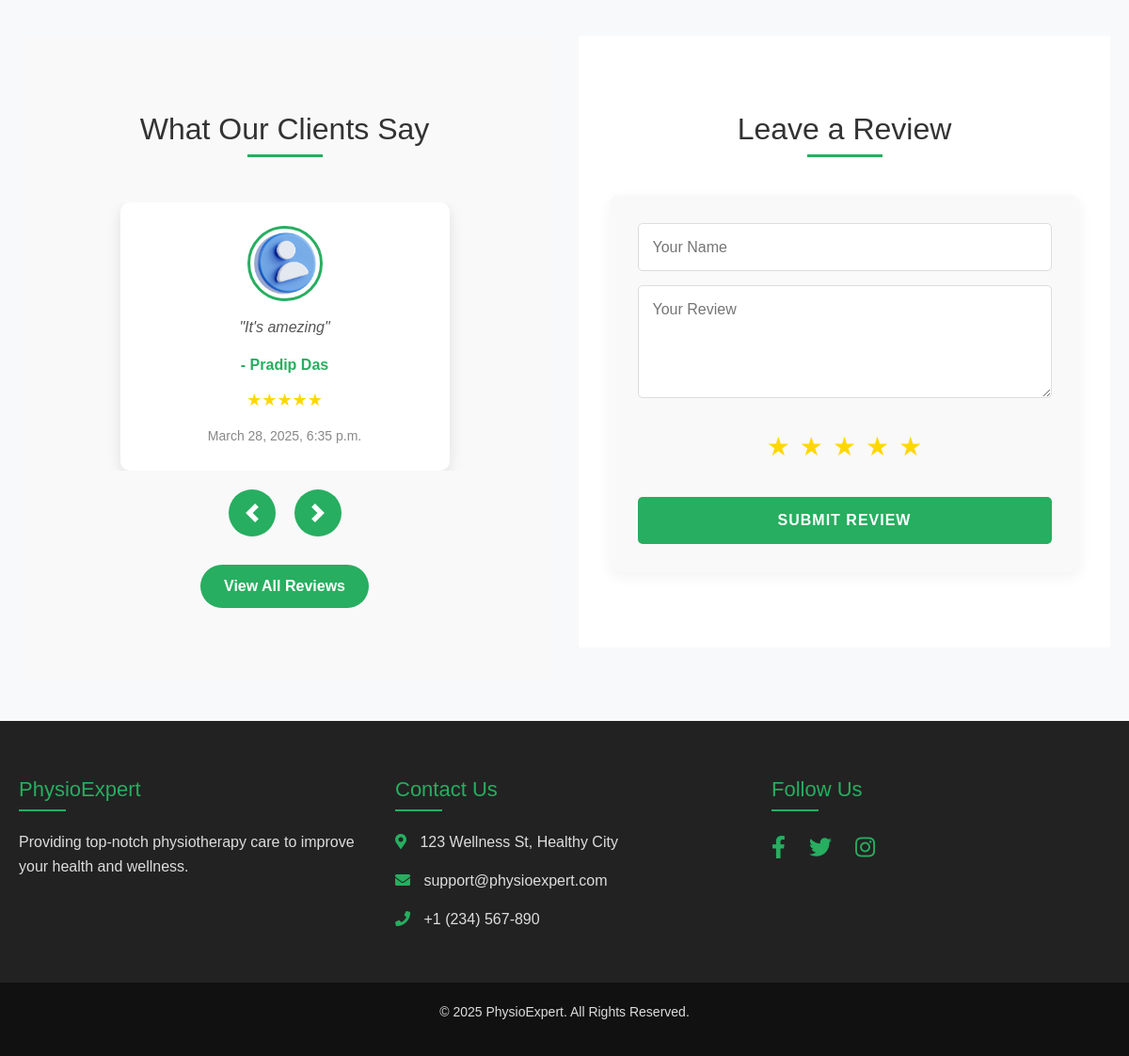
The app's page / (lower part), older data.
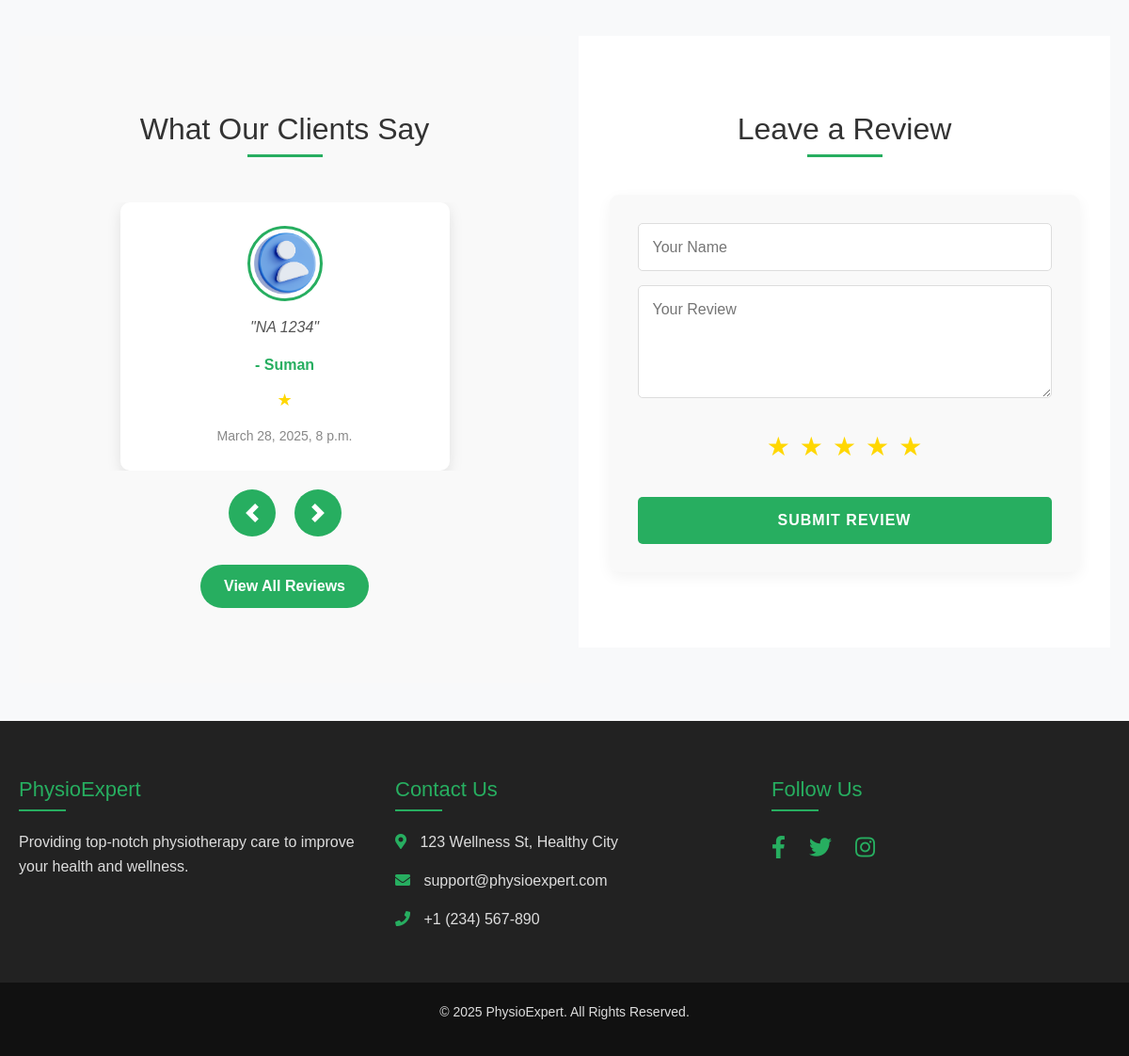
The same page, newer data.
### core/models.py (models this page shows, shortened)
class Review(models.Model):
    name = models.CharField(max_length=255)
    rating = models.IntegerField(default=5)
    review = models.TextField()
    created_at = models.DateTimeField(auto_now_add=True)

### core/views.py (the view)
# urls.py: path('',index, name='mainPage'),
def index(request):
    packages = Package.objects.all()
    about = About.objects.all()
    all_reviews = Review.objects.all().order_by('-created_at')
    paginator = Paginator(all_reviews, 6)  # Show 6 reviews per page
    page_number = request.GET.get('page')
    reviews = paginator.get_page(page_number)
    form = ReviewForm()
    appointment_form = AppointmentForm()
    show_modal = request.session.pop('show_appointment_modal', False)
    return_to_modal = request.GET.get('modal') == 'true' or request.session.pop('return_to_modal', False)
    if return_to_modal:
        request.session['return_to_modal'] = True  # Keep it for potential redirects
    context = {
        'packages': packages,
        'about': about,
        'reviews': reviews,
        'form': form,
        'appointment_form': appointment_form,
        'show_appointment_modal': show_modal,
        'return_to_modal': return_to_modal,  # Pass to template
    }
    return render(request, 'core/index.html', context)

### core/forms.py
class ReviewForm(forms.ModelForm):
    class Meta:
        model = Review
        fields = ['name', 'rating', 'review']

class AppointmentForm(forms.ModelForm):
    def __init__(self, *args, **kwargs):
        super().__init__(*args, **kwargs)
        packages = Package.objects.all()
        package_choices = [(p.name, f"{p.name} (Rs. {p.cost})") for p in packages]
        self.fields['package'].widget = forms.Select(choices=[('', 'Select a Package')] + package_choices)
    class Meta:
        model = Appointment
        fields = ['full_name', 'email', 'phone', 'age', 'gender', 'package', 'preferred_date', 'message']
        widgets = {
            'preferred_date': forms.DateInput(attrs={'type': 'date'}),
            'package': forms.Select(attrs={'class': 'form-control'}),
        }

### templates/core/index.html (shortened to what this page needs)
{% load static %}
<!DOCTYPE html>
<html lang="en">
<head>
    <link rel="stylesheet" href="https://cdn.jsdelivr.net/npm/bootstrap@4.6.2/dist/css/bootstrap.min.css"
>
    <link rel="stylesheet" href="https://cdnjs.cloudflare.com/ajax/libs/font-awesome/5.15.4/css/all.min.css">
</head>
<body>
    <section class="testimonial-feedback-container">
        <div class="testimonials-wrapper">
            <div class="testimonials" id="testimonials">
                <div class="testimonial-header">
                    <h2>What Our Clients Say</h2>
                </div>
                <div id="testimonialCarousel" class="carousel slide" data-ride="carousel" data-interval="5000">
                    <div class="carousel-inner">
                        {% for review in reviews %}
                        <div class="carousel-item {% if forloop.first %}active{% endif %}">
                            <div class="card-deck justify-content-center">
                                <div class="card">
                                    <div class="card-body text-center">
                                        <img src="{% static 'images/users.webp' %}" alt="{{ review.name }}"
                                            class="profile-img">
                                        <p class="review-text">"{{ review.review }}"</p>
                                        <p class="reviewer-name">- {{ review.name }}</p>
                                        <div class="stars">
                                            {% for _ in ""|ljust:review.rating %}★{% endfor %}
                                        </div>
                                        <small class="review-date">{{ review.created_at }}</small>
                                    </div>
                                </div>
                            </div>
                        </div>
                        {% endfor %}
                    </div>
                    <div class="carousel-controls">
                        <a class="carousel-control-prev" href="#testimonialCarousel" role="button" data-slide="prev">
                            <span class="carousel-control-prev-icon" aria-hidden="true"></span>
                        </a>
                        <a class="carousel-control-next" href="#testimonialCarousel" role="button" data-slide="next">
                            <span class="carousel-control-next-icon" aria-hidden="true"></span>
                        </a>
                    </div>
                </div>
                <button class="view-all-btn" onclick="openModal()">View All Reviews</button>
            </div>
        </div>
        <div class="feedback-wrapper">
            <div class="feedback" id="feedback">
                <h2>Leave a Review</h2>
                <form id="review-form" method="POST" action="{% url 'main:submit' %}">
                    <input type="text" name="name" placeholder="Your Name" required>
                    <textarea name="review" placeholder="Your Review" required></textarea>
                    <div class="star-rating">
                        <span class="star" data-value="1">★</span>
                        <span class="star" data-value="2">★</span>
                        <span class="star" data-value="3">★</span>
                        <span class="star" data-value="4">★</span>
                        <span class="star" data-value="5">★</span>
                    </div>
                    <button type="submit">Submit Review</button>
                </form>
            </div>
        </div>
    </section>
    <footer class="footer">
        <div class="footer-container">
            <div class="footer-info">
                <h3>PhysioExpert</h3>
                <p>Providing top-notch physiotherapy care to improve your health and wellness.</p>
            </div>
            <div class="footer-contact">
                <h3>Contact Us</h3>
                <p><i class="fas fa-map-marker-alt"></i> 123 Wellness St, Healthy City</p>
                <p><i class="fas fa-envelope"></i> support@physioexpert.com</p>
                <p><i class="fas fa-phone"></i> +1 (234) 567-890</p>
            </div>
            <div class="footer-social">
                <h3>Follow Us</h3>
                <div class="footer-social-icons">
                    <a href="#" target="_blank"><i class="fab fa-facebook-f"></i></a>
                    <a href="#" target="_blank"><i class="fab fa-twitter"></i></a>
                    <a href="#" target="_blank"><i class="fab fa-instagram"></i></a>
                </div>
            </div>
        </div>
        <div class="footer-bottom">
            <p>&copy; 2025 PhysioExpert. All Rights Reserved.</p>
        </div>
    </footer>
</body>
</html>

Row changes from the older to the newer data that the page shows:
no longer on this page (row unchanged): Review: review "It's amezing", name "Pradip Das", rating 5 (drawn), created_at "March 28, 2025, 6:35 p.m."
added Review: review "NA 1234", name "Suman", rating 1 (drawn), created_at "March 28, 2025, 8 p.m."
